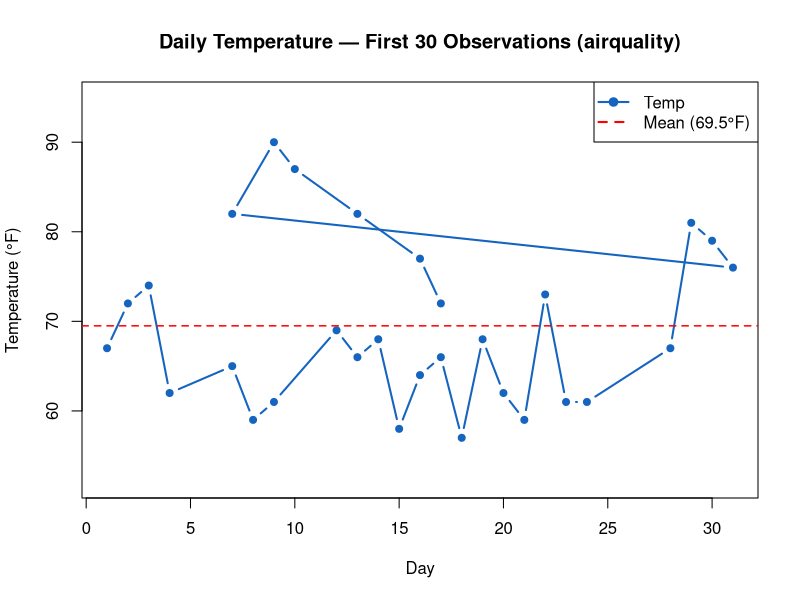

The R script that drew this image:
# ============================================================
#  BCA 4th Semester | R Programming Assignment
#  Student  : Neeraj Singh
#  Roll No  : BCA/4/SET4/05
#  Deadline : 10 April 2026
# ============================================================

# ── Q1 [Unit 1] Sequences, rep() & Vector Operations ────────
cat("===== Q1: Sequences and Vectors =====\n")

# Sequence with step 3
seq1 <- seq(from = 1, to = 50, by = 3)
cat("seq(1, 50, by=3):\n ")
cat(seq1, "\n")
cat(sprintf("Length: %d  |  Sum: %d  |  Mean: %.2f\n\n",
            length(seq1), sum(seq1), mean(seq1)))

# 10 equally spaced values 0–1
seq2 <- seq(0, 1, length.out = 10)
cat("seq(0, 1, length.out=10):\n ")
cat(round(seq2, 4), "\n")
cat(sprintf("Length: %d\n\n", length(seq2)))

# rep() patterns
cat("rep() Examples:\n")
cat("  rep(1:4, times=3)  :", rep(1:4, times = 3), "\n")
cat("  rep(1:4, each=2)   :", rep(1:4, each  = 2), "\n")
cat("  rep(c(0,1), len=11):", rep(c(0,1), length.out = 11), "\n\n")

# Vector arithmetic
v1 <- seq(2, 20, by = 2)   # even numbers
v2 <- seq(1, 19, by = 2)   # odd numbers
cat("Even vector : ", v1, "\n")
cat("Odd  vector : ", v2, "\n")
cat("Sum of evens:", sum(v1), "| Sum of odds:", sum(v2), "\n")
cat("Cumulative sum of evens:", cumsum(v1), "\n\n")


# ── Q2 [Unit 1] String Manipulation ─────────────────────────
cat("===== Q2: String Operations =====\n")

first_name <- "Neeraj"
last_name  <- "Singh"
roll_no    <- 5L
branch     <- "BCA"

# Build student ID
student_id <- paste0(toupper(branch), "/SEM4/", sprintf("%03d", roll_no))
full_name  <- paste(first_name, last_name)

cat(sprintf("Full Name  : %s\n",    full_name))
cat(sprintf("Student ID : %s\n",    student_id))
cat(sprintf("Upper case : %s\n",    toupper(full_name)))
cat(sprintf("Lower case : %s\n",    tolower(full_name)))
cat(sprintf("nchar name : %d\n",    nchar(full_name)))
cat(sprintf("Reversed   : %s\n",
            paste(rev(strsplit(full_name, "")[[1]]), collapse = "")))

# String split and manipulate
words <- strsplit(full_name, " ")[[1]]
cat(sprintf("Word count : %d\n",    length(words)))
cat(sprintf("First word : %s\n",    words[1]))
cat(sprintf("Initials   : %s\n",
            paste(substr(words, 1, 1), collapse = ".")))

# gsub / sub demo
sentence <- "R programming is very very powerful and R is fun"
cat(sprintf("\nOriginal : %s\n", sentence))
cat(sprintf("Replace 1: %s\n",  sub("very", "extremely", sentence)))
cat(sprintf("Replace all: %s\n\n", gsub("very", "extremely", sentence)))


# ── Q3 [Unit 2] airquality Dataset Deep Dive ────────────────
cat("===== Q3: Air Quality Analysis =====\n")

data(airquality)
aq <- na.omit(airquality)   # remove rows with NA
cat(sprintf("Rows after removing NAs: %d (was %d)\n\n",
            nrow(aq), nrow(airquality)))

# Summary stats
for (col in c("Ozone", "Wind", "Temp")) {
  vals <- aq[[col]]
  cat(sprintf("%-6s | Mean=%-6.2f Med=%-6.2f SD=%-5.2f Min=%-5.1f Max=%.1f\n",
              col, mean(vals), median(vals), sd(vals), min(vals), max(vals)))
}

cat(sprintf("\nCorrelation(Ozone, Temp) : %.4f\n",   cor(aq$Ozone, aq$Temp)))
cat(sprintf("Correlation(Ozone, Wind) : %.4f\n\n",   cor(aq$Ozone, aq$Wind)))

# Line chart of Temp for first 30 days
first30 <- head(aq, 30)
plot(
  first30$Day, first30$Temp,
  type = "b",
  col  = "#1565C0",
  lwd  = 2,
  pch  = 19,
  cex  = 0.8,
  main = "Daily Temperature — First 30 Observations (airquality)",
  xlab = "Day",
  ylab = "Temperature (°F)",
  ylim = c(min(first30$Temp) - 5, max(first30$Temp) + 5)
)
abline(h = mean(first30$Temp), col = "red", lty = 2, lwd = 1.5)
legend("topright",
       legend = c("Temp", sprintf("Mean (%.1f°F)", mean(first30$Temp))),
       col = c("#1565C0","red"), lty = c(1,2), pch = c(19,NA), lwd = 2)

# Month-wise Ozone average
cat("Month-wise Average Ozone:\n")
for (m in sort(unique(aq$Month))) {
  sub_m <- aq[aq$Month == m, ]
  month_name <- month.name[m]
  cat(sprintf("  %-10s (Month %d): %.1f ppb  (n=%d)\n",
              month_name, m, mean(sub_m$Ozone), nrow(sub_m)))
}
cat("\n")


# ── Q4 [Unit 3] FizzBuzz + Extended Pattern ─────────────────
cat("===== Q4: FizzBuzz & Number Patterns =====\n")

cat("FizzBuzz 1 – 30:\n")
for (i in 1:30) {
  label <- ""
  if      (i %% 15 == 0) label <- "FizzBuzz"
  else if (i %%  3 == 0) label <- "Fizz"
  else if (i %%  5 == 0) label <- "Buzz"
  else                   label <- as.character(i)
  cat(sprintf("%8s", label))
  if (i %% 10 == 0) cat("\n")
}
cat("\n")

# Extended: also mark squares
cat("Extended FizzBuzz 1–50 (also marks perfect squares):\n")
perfect_squares <- (1:7)^2
for (i in 1:50) {
  parts <- character(0)
  if (i %% 3 == 0) parts <- c(parts, "Fizz")
  if (i %% 5 == 0) parts <- c(parts, "Buzz")
  if (i %% 7 == 0) parts <- c(parts, "Woof")
  if (i %in% perfect_squares) parts <- c(parts, "SQ")
  label <- if (length(parts) > 0) paste(parts, collapse="") else as.character(i)
  cat(sprintf("%10s", label))
  if (i %% 10 == 0) cat("\n")
}
cat("\n")
